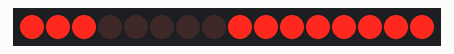
Recording of a program running on a simulated Raspberry Pi (BCM pin numbers). On the bench: 16 shift-register outputs drawn as a row of LEDs (first output left, lit = HIGH). The clock reads 2024-03-15 10:24:30 at power-on unless the program sets it.

Above: at 0.3 s.
At 1.63 s:
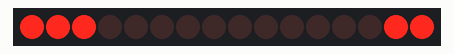
At 2.24 s:
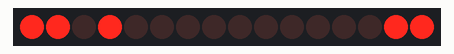
At 2.84 s:
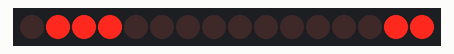
At 4.04 s:
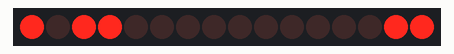
At 5.3 s:
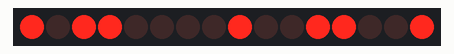
Timing chart, 0 to 5.6 s (numbered marks = the images above):
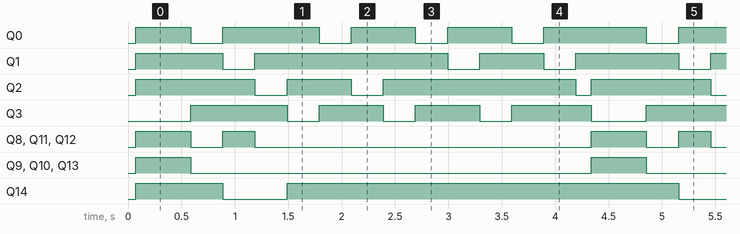

Measured:
- by itself, Q0: repeats every 4.3 s: LOW 0.30 s, HIGH 0.90 s, 2 × (LOW 0.30 s, HIGH 0.60 s), LOW 0.30 s, HIGH 0.96 s
- by itself, Q1: repeats every 4.3 s: LOW 0.30 s, HIGH 1.8 s, LOW 0.30 s, HIGH 0.60 s, LOW 0.30 s, HIGH 0.96 s
- by itself, Q2: repeats every 4.3 s: LOW 0.30 s, HIGH 0.60 s, LOW 0.30 s, HIGH 1.8 s, LOW 0.14 s, HIGH 1.1 s
- by itself, Q3: repeats every 4.3 s: 2 × (LOW 0.30 s, HIGH 0.60 s), LOW 0.30 s, HIGH 0.74 s, LOW 0.52 s, HIGH 0.90 s
- by itself, Q8, Q11, Q12: repeats every 4.3 s: LOW 0.30 s, HIGH 0.30 s, LOW 3.1 s, HIGH 0.52 s
- by itself, Q9, Q10, Q13: alternates HIGH for 0.52 s and LOW for 3.8 s
- by itself, Q14: repeats every 4.3 s: LOW 0.60 s, HIGH 3.7 s

The program:

ex02.py
```python
# 略有瑕疵
import time
from gpiozero import OutputDevice

# 常數
INTERVAL = 0.01  # 每次數字維持時間
INTERVAL_FLASH = 0.0001  # 單個數碼管切換間隔
PAUSE_DURATION = 3  # 0000 顯示時間 (秒)

# GPIO 腳位
DATA_PIN = OutputDevice(17)  # DS (Serial Data)
LATCH_PIN = OutputDevice(27)  # ST_CP (Storage Register Clock)
CLOCK_PIN = OutputDevice(22)  # SH_CP (Shift Register Clock)

# 共陰極 7 段顯示器數欄位碼
SEG_MAP = {
    '0': 0b11000000, '1': 0b11111001, '2': 0b10100100, '3': 0b10110000,
    '4': 0b10011001, '5': 0b10010010, '6': 0b10000010, '7': 0b11111000,
    '8': 0b10000000, '9': 0b10010000, '-': 0b10111111, ' ': 0b11111111
}

# 數碼管選擇信號 (低電位啟動)
DIGIT_MAP = [0b1110, 0b1101, 0b1011, 0b0111]  # 從左到右：數碼管1、2、3、4


# **傳送 16-bit (8-bit 段碼 + 8-bit 數碼管選擇)**
def shift_out(data1, data2):
    LATCH_PIN.off()  # 關閉鎖存，準備傳輸

    # **傳送 8-bit 段碼**
    for i in range(8):
        bit = (data1 >> (7 - i)) & 1
        DATA_PIN.value = bit
        CLOCK_PIN.on()
        time.sleep(0.001)
        CLOCK_PIN.off()

    # **傳送 8-bit 數碼管選擇**
    for i in range(8):
        bit = (data2 >> (7 - i)) & 1
        DATA_PIN.value = bit
        CLOCK_PIN.on()
        time.sleep(0.001)
        CLOCK_PIN.off()

    LATCH_PIN.on()  # **鎖存數據**
    time.sleep(0.001)  # 確保穩定


# **清除所有數碼管**
def clear_display():
    for i in range(4):
        shift_out(SEG_MAP[' '], DIGIT_MAP[i])  # 顯示空白
    time.sleep(0.5)


# **顯示固定數字 `number` 持續 `duration` 秒**
def display_fixed_number(number, duration):
    start_time = time.time()
    while time.time() - start_time < duration:
        for i in range(4):
            shift_out(SEG_MAP[number[i]], DIGIT_MAP[i])
            time.sleep(INTERVAL_FLASH)  # 保持穩定顯示，避免閃爍


# **輪播顯示 0-9，在所有數碼管**
def test_digit_scroll():
    while True:
        clear_display()  # 清空顯示
        # **數字 0-9**
        for num in range(10):
            start_time = time.time()
            # **維持 INTERVAL 時間**
            while time.time() - start_time < INTERVAL:
                for i in range(4):  # **四個數碼管同步更新**
                    shift_out(SEG_MAP[str(num)], DIGIT_MAP[i])
                    time.sleep(INTERVAL_FLASH)

        # **每輪結束後，顯示 0000，持續 3 秒**
        display_fixed_number("0000", PAUSE_DURATION)


# **主程式**
if __name__ == '__main__':
    try:
        test_digit_scroll()
    except KeyboardInterrupt:
        clear_display()
        DATA_PIN.off()
        LATCH_PIN.off()
        CLOCK_PIN.off()
```
